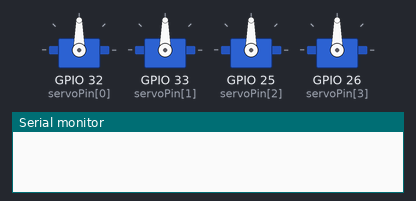
Bench run of a sketch on a simulated ESP32. On the bench: 4 × servo, the last lines printed to the serial monitor. WiFi joins after 1.5 s; servers stay silent unless stated; uploads are accepted with an empty reply.

Above: at 0.1 s.
At 1.8 s:
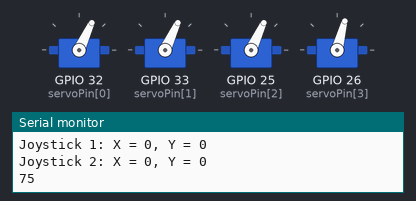
At 3.1 s:
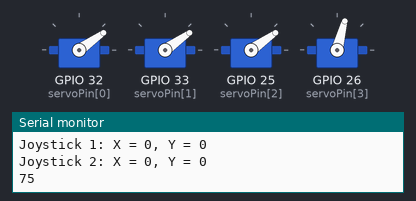
At 5.4 s:
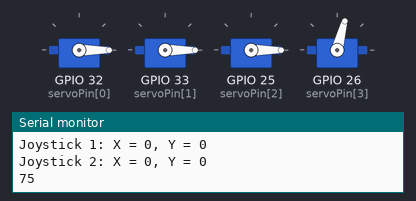
Timing chart, 0 to 6.9 s (numbered marks = the images above):
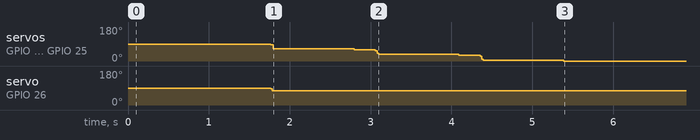

Measured:
- by itself, servo on GPIO 32 (servoPin[0]), servo on GPIO 33 (servoPin[1]), servo on GPIO 25 (servoPin[2]): moves from 90° to 0° over 3.6 s
- by itself, servo on GPIO 26 (servoPin[3]): 90° → 75° at 1.8 s

The sketch:

ClientServo.ino
```cpp
#include <WiFi.h>
#include <ESP32Servo.h>

const char *ssid = "Come to RemoteExecavator Controller System";
const char *password = "234512345234@3#$123";
const char* host = "192.168.4.1";

WiFiClient client;

int joystickVal[4] = {1840, 1840, 1840, 1840};

unsigned long curMillis;
unsigned long readIntervalMillis = 100;
unsigned long lastReadMillis;

// ============ Configuration ============
int servoMove = 5;                      //
int potCentre = 1840;                   //
int potDeadRange = 300;                 //
//Servo Config                          //
Servo servos[4];                        //
int servoPin[] = {32, 33, 25, 26};      //
int servoPos[] = {90, 90, 90, 90};      //
int servoMax[] = {180, 180, 180, 140};  //
int servoMin[] = {0, 0, 0, 75};         //
// ========== End Configuration ==========

void setup() {
  Serial.begin(115200);

  //Attach Servo
  for(int i=0;i<sizeof(servos)/sizeof(Servo); i++){
    servos[i].attach(servoPin[i]);
  }

  // ================ Network ================
  WiFi.begin(ssid, password);               //
  // Connect to Wifi                        //
  while (WiFi.status() != WL_CONNECTED) {   //
    delay(500);                             //
    Serial.print(".");                      //
  }                                         //
  Serial.println("WiFi connected");         //
  // Connect to the Server/Host             //
  while (!client.connect(host, 80)) {       //
    delay(500);                             //
    Serial.println("Connection failed");    //
  }                                         //
  // ============== End Network ==============

  Serial.println("Host connected");
}

void loop() {

  // Check for wifi and Server Connection
  if(!client.connected() || WiFi.status() != WL_CONNECTED){
    while (WiFi.status() != WL_CONNECTED) {
      delay(500);
      Serial.print(".");
    }
    while (!client.connect(host, 80)) {
      delay(500);
      Serial.println(".");
    }
    Serial.println("Reconnected");
  }else{

    //Send Request to server
    String url = "/joystickValue";
    client.print(String("GET ") + url + " HTTP/1.1\r\n");

    //Read Respones from Server
    String currentLine = client.readStringUntil('\n');

    // Grab the Index
    int x1Index = currentLine.indexOf("x1=") + 3;
    int y1Index = currentLine.indexOf("&y1=") + 4;
    int x2Index = currentLine.indexOf("&x2=") + 4;
    int y2Index = currentLine.indexOf("&y2=") + 4;

    //Grab Joystick Value
    joystickVal[0] = currentLine.substring(x1Index, currentLine.indexOf('&', x1Index)).toInt();
    joystickVal[1] = currentLine.substring(y1Index, currentLine.indexOf('&', y1Index)).toInt();
    joystickVal[2] = currentLine.substring(x2Index, currentLine.indexOf('&', x2Index)).toInt();
    joystickVal[3] = currentLine.substring(y2Index, currentLine.indexOf(' ', y2Index)).toInt();

    Serial.println("Receiving Joystick Value");
    Serial.println("Joystick 1: X = "+ String(joystickVal[0]) + ", Y = " + String (joystickVal[1]));
    Serial.println("Joystick 2: X = "+ String(joystickVal[2]) + ", Y = " + String (joystickVal[3]));
    Serial.println(servoPos[3]);
    Serial.println();

    curMillis = millis();
    if (curMillis - lastReadMillis >= readIntervalMillis) {
      lastReadMillis += readIntervalMillis;

    for(int i=0;i<sizeof(servos)/sizeof(Servo); i++){
      if (joystickVal[i] > potCentre + potDeadRange) {
        servoPos[i] += servoMove;
      }
      if (joystickVal[i] < potCentre - potDeadRange) {
        servoPos[i] -= servoMove;
      }
    }
      checkDeadZone();
	  }
    moveServo();

  }

}

// Move all the servo
void moveServo() {
	for(int i = 0; i<sizeof(servos)/sizeof(Servo); i++){
    servos[i].write(servoPos[i]);
  }
}

// Make sure the servo position
// doesn't exceed the set max
void checkDeadZone(){

 // check that the values are within limits
  for(int i=0; i < sizeof(servoPos)/sizeof(int); i++){
    if (servoPos[i] > servoMax[i]) {
      servoPos[i] = servoMax[i];
    }
    if(servoPos[i] < servoMin[i]) {
      servoPos[i] = servoMin[i];
    }
  }
}
```
